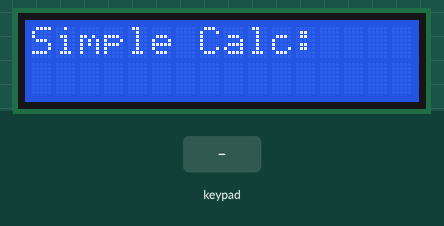
Simulated run of this sketch. Board: Arduino Uno, built with avr-gcc and run on an emulated ATmega328P. Shown: 16×2 character LCD. The test bench sets the inputs (shaded band).

Above: at 1.2 s.
1.3 s: keypad keys 7 + 5 = pressed 0.4 s apart
At 2.9 s:
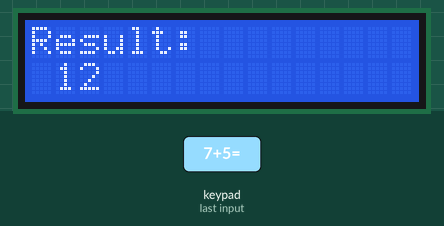
4.4 s: key '+' pressed
At 5.5 s:
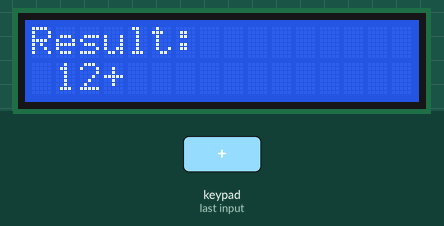
5.9 s: key '*' pressed
At 6.4 s:
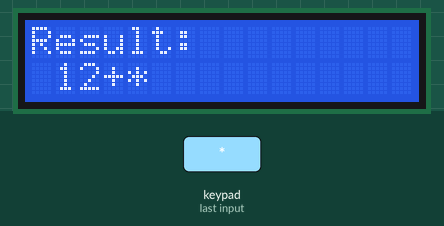
7.4 s: keypad keys 1 2 # pressed 0.4 s apart
At 7.6 s:
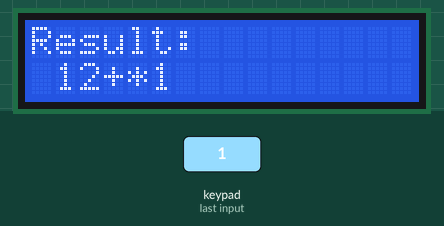
10.1 s: key '#' pressed
11.6 s: keypad keys 1 2 * pressed 0.4 s apart
At 13.8 s:
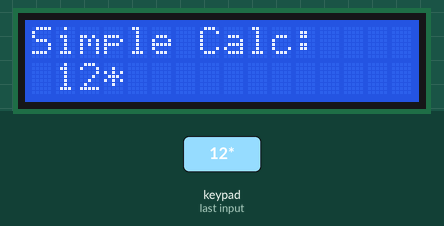
Timing chart, 0 to 15.3 s (numbered marks = the images above; inputs shaded):
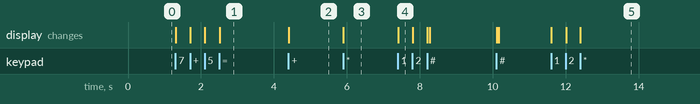

The sketch:

calculator.ino
```cpp
#include <LiquidCrystal.h>
#include<Keypad.h>

LiquidCrystal lcd(13,12,11,10,9,8);//lcd pin declear
char pad[4][4]={
  {'1','2','3','+'},
  {'4','5','6','-'},
  {'7','8','9','*'},
  {'=','0','#','/'}
};
byte row[4]={7,6,5,4};
byte col[4]={3,2,1,0};
Keypad key = Keypad(makeKeymap(pad),row,col,4,4);
char arr[3];
int i=0;
int a,b;

void setup()
{
  lcd.begin(16,2);
  lcd.print("Simple Calc:");
  lcd.setCursor(1,1);
}

void loop()
{
  char input = key.getKey();
  if(int(input)!=0)
  {
    if(input!='=')
    {
    arr[i]=input;
    lcd.print(arr[i]);
    i++;
    }
    else
    {
      lcd.clear();
      lcd.print("Result: ");
      lcd.setCursor(1,1);
      a=int(arr[0])-48;
      b=int(arr[2])-48;
      if(arr[1]=='+')
      {
        lcd.print(a+b);
      }
      if(arr[1]=='-')
      {
        lcd.print(a-b);
      }
      if(arr[1]=='*')
      {
        lcd.print(a*b);
      }
      if(arr[1]=='/')
      {
        lcd.print(a/b);
      }
    }
  }
  if(input=='#')
  {
    i=0;
    setup();
  }


}
```

Measured:
- after the input at 1.3 s, the display: first changes at once (image 1 shows a later state)
- after the input at 4.4 s, the display: changes at once (image 2)
- after the input at 5.9 s, the display: changes at once (image 3)
- after the input at 7.4 s, the display: changes at once (image 4)
- after the input at 11.6 s, the display: first changes at once (image 5 shows a later state)
